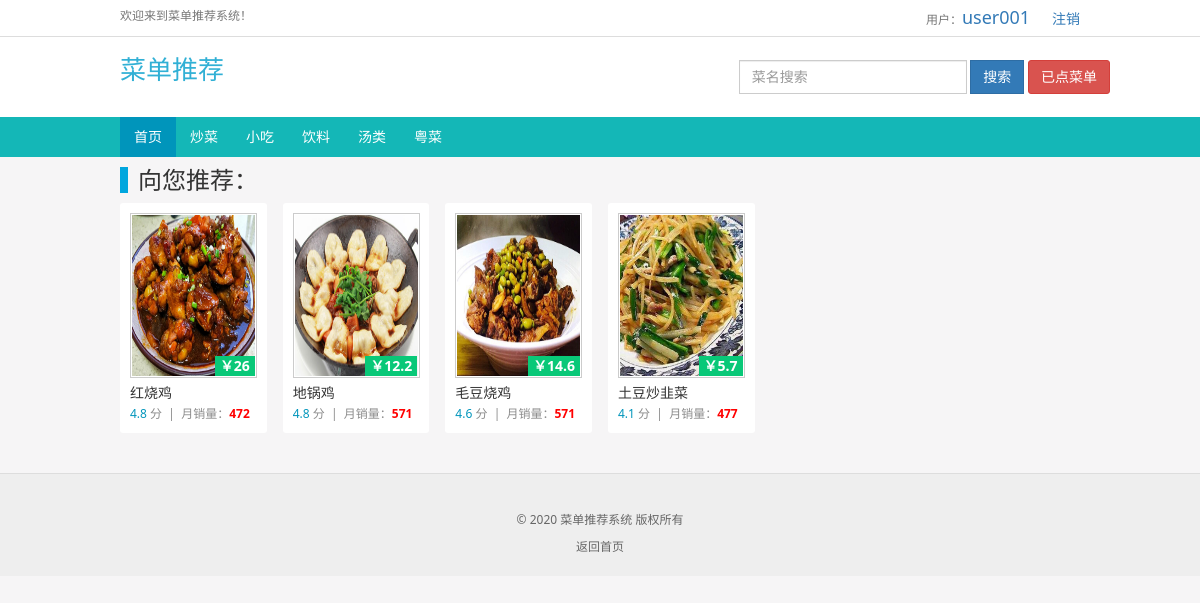
The page /type/1/ (signed in) on the database its author committed.
### Myrestaurant/models.py (models this page shows, shortened)
class MenuType(models.Model):
    MenuType = models.CharField(max_length=10, verbose_name="分类")
    CreateType = models.DateTimeField(auto_now_add=True, verbose_name="创建时间", editable=False)
    class Meta:
        verbose_name = "类别"
        verbose_name_plural = verbose_name
        ordering = ['CreateType']

class MenuModels(models.Model):
    core = str(round(random.uniform(1, 5), 1))
    shell = str(random.randint(300, 700))
    free = str(round(random.uniform(5, 15), 1))
    MenuName = models.CharField(max_length=30, verbose_name="菜名")
    MenuType = models.ForeignKey(MenuType, related_name="Menutype", on_delete=models.CASCADE, verbose_name="类型")
    MenuImg = models.ImageField(upload_to='static/img/plants/', default='static/img/plants/default.png', max_length=200,
                                blank=True, null=True, verbose_name='图片')
    MenuCore = models.CharField(max_length=20, verbose_name="评分", blank=True, null=True, default=core)
    MenuShell = models.CharField(max_length=20, verbose_name="月销售量", blank=True, null=True, default=shell)
    MenuFree = models.CharField(max_length=20, verbose_name="价格", blank=True, null=True, default=free)
    CreateMenu = models.DateTimeField(auto_now_add=True, verbose_name="创建时间", editable=False)
    class Meta:
        verbose_name = "菜单"
        verbose_name_plural = verbose_name
        ordering = ['CreateMenu']

### Myrestaurant/views.py (the view)
# urls.py: path(r"type/<int:id>/", item),
def item(request, id=None):
    cats = MenuModels.objects.filter(MenuType=id)
    pls = MenuType.objects.all()
    return render(request, 'plist.html', locals())

### templates/plist.html
{% extends 'base.html' %}
{% block content %}
    <div class="container">
        <div class="row" style="padding:0px 7px 0 7px;">
            <div class="col-md-12 movie-item-out">
                <h3 style="padding-left:10px;border-left:8px solid #00A6DE;">向您推荐：</h3>
            </div>
            {% for p in cats %}
                <div class="col-md-2 col-sm-6 col-xs-6 movie-item-out">
                    <div class="movie-item">
                        <a style="position:relative;display:block;" title="" target="_blank" href="/detail/{{ p.id }}/">
                            <img class="indexhot" src="/{{ p.MenuImg }}">
                            <button class="hdtag"><b style="font-size: 14px">￥{{ p.MenuFree }}</b></button>
                        </a>
                        <div class="meta">
                            <div style="width:100%;overflow:hidden;height:20px;">
                                <a target="_blank" class="movie-name" href="/detail/{{ p.id }}/">{{ p.MenuName }}</a>
                            </div>
                            <em> <span style="color: #0095bb">{{ p.MenuCore }}</span>&nbsp;分&nbsp;&nbsp;|&nbsp;&nbsp;月销量：<strong><span
                                    style="color:#FF0000;">{{ p.MenuShell }}</span></strong></em>
                        </div>
                    </div>
                </div>
            {% endfor %}
        </div>
    </div>
{% endblock %}

### templates/base.html (shortened to what this page needs)
<!DOCTYPE html>
<html lang="zh-CN">
<head>
    <link rel="stylesheet" href="/static/layui/css/layui.css">
    <link rel="stylesheet" href="/static/css/bootstrap.min.css">
    <link rel="stylesheet" rev="stylesheet" type="text/css" media="all" href="/static/css/css2.css">
</head>
<body>
<div style="background:#FFF">
    <div style="padding:5px 0;border-bottom:1px solid #DDD;">
        <div class="container">
            <span class="header-help">欢迎来到菜单推荐系统！</span>
            <div class="pull-right">
                {% if user.is_authenticated %}
                    <span class="header-help">用户：<a href="javascript:;"
                                                    style="font-size: 18px;text-decoration: none">{{ user.username }}</a></span>
                    &nbsp; &nbsp; &nbsp;<span><a href="{% url 'Myrestaurant:user_logout' %}">注销</a></span>
                {% else %}
                    <span class="header-help"><a style="font-size: 18px" href="{% url 'Myrestaurant:login' %}">LOGIN</a></span>
                {% endif %}
            </div>
        </div>
    </div>
    <div class="container" style="padding-top:15px;padding-bottom:15px;padding-right:0;">
        <div class="pull-left">
            <span style="font-size: 26px;color: #31b0d5;font-family: 华文彩云;font-style: normal">菜单推荐</span>
        </div>
        <div class="pull-right ">
            <div class="row">
                <form class="navbar-form" target="_blank" accept-charset="utf-8" action="/search/" method="get"
                      role="search">
                    <div class="form-group">
                        <input type="text" class="form-control" name="wd" placeholder="菜名搜索">
                    </div>
                    <button type="submit" class="btn btn-primary">搜索</button>
                    {% if user.is_authenticated %}
                        <a href="javascript:void (0);" class="btn btn-danger" onclick="mune()">已点菜单</a>
                    {% else %}
                        <a href="javascript:void (0);" class="btn btn-danger" onclick="mune1()">已点菜单</a>
                    {% endif %}
                </form>
            </div>
        </div>
    </div>
    <nav class="navbar navbar-default" role="navigation">
        <div class="container">
            <div class="collapse  navbar-collapse" id="navbar">
                <ul class="nav navbar-nav ">
                    <li class="active"><a href="/">首页</a></li>
                    {% for c in pls %}
                        <li class=""><a href="/type/{{ c.id }}">{{ c.MenuType }}</a></li>
                    {% endfor %}
                </ul>
            </div>
        </div>
    </nav>
</div>
{% block content %} {% endblock %}
<footer class="footer">
    <p style="margin: 0 0 10px;"><br/>&copy; 2020 菜单推荐系统 版权所有</p>
    <em><a href="/">返回首页 </a></em>
</footer>
</body>
</html>

### static/css/css2.css (style rules this page uses)
body,html { font-family: "Segoe UI", "Lucida Grande", Helvetica, Arial, "Microsoft YaHei", FreeSans, Arimo, "Droid Sans","wenquanyi micro hei","Hiragino Sans GB", "Hiragino Sans GB W3", Arial, sans-serif; background: #F6F5F6; }
.hdtag { background:#09C878; padding: 0 5px; color: #FFF; font-size: 12px; right:2px;bottom:2px; position:absolute; border: none; }
.navbar-form input,.navbar-form button { border-radius: 0; }
.navbar { background: #14B7B7; border: none; border-radius: 0; }
.navbar-collapse { padding: 0; }
.navbar-default .navbar-nav li a { color: #FFF; }
.navbar-default .navbar-nav .active a { background: #0095bb; color: #FFF; }
.btn,.input { border-radius: 3px; }
.header-help { font-size: 12px; color: #777; }
.movie-item { border-radius: 3px; background: #FFF; padding: 10px 10px; margin-bottom: 15px; }
.movie-item-out { padding: 0 8px; }
.indexhot { border: 1px solid #ccc; padding: 1px; width:127px; height: 200px; }
@media (min-width: 768px) { .container { width: 100% !important; } }
@media (min-width: 992px) { .container { width: 990px !important; } }
@media (min-width: 992px) { .indexhot { height: 165px; } }
@media (min-width: 1200px) { .container { width: 990px !important; } }
em { font-size:12px; font-style:normal; color:#8c8c8c; }
.meta { margin-top:5px; }
.movie-name { font-size: 14px; color: #333; text-overflow: ellipsis; white-space: nowrap; width: 170px; overflow: hidden; display: inline; float: left; }
footer { font-size: 12px; border-top: 1px solid #DDD; text-align: center; margin-top: 25px; padding: 20px 10px; color: #666; background-color: #EEE; }
footer a { color: #666; }
.navbar { margin-bottom: 10px; min-height: 40px; }
.movie-item-out h3 { margin-top: 0px; }
.navbar-form { padding: 0px 0px; }
.nav>li>a { position: relative; display: block; padding: 10px 14px; }

### rows shown on the page
MenuType: MenuType "炒菜"
MenuType: MenuType "小吃"
MenuType: MenuType "饮料"
MenuType: MenuType "汤类"
MenuType: MenuType "粤菜"
MenuModels: MenuImg (picture), MenuFree "26", MenuName "红烧鸡", MenuCore "4.8", MenuShell "472"
MenuModels: MenuImg (picture), MenuFree "12.2", MenuName "地锅鸡", MenuCore "4.8", MenuShell "571"
MenuModels: MenuImg (picture), MenuFree "14.6", MenuName "毛豆烧鸡", MenuCore "4.6", MenuShell "571"
MenuModels: MenuImg (picture), MenuFree "5.7", MenuName "土豆炒韭菜", MenuCore "4.1", MenuShell "477"

### other values the page prints
{{ user.username }} "user001"
